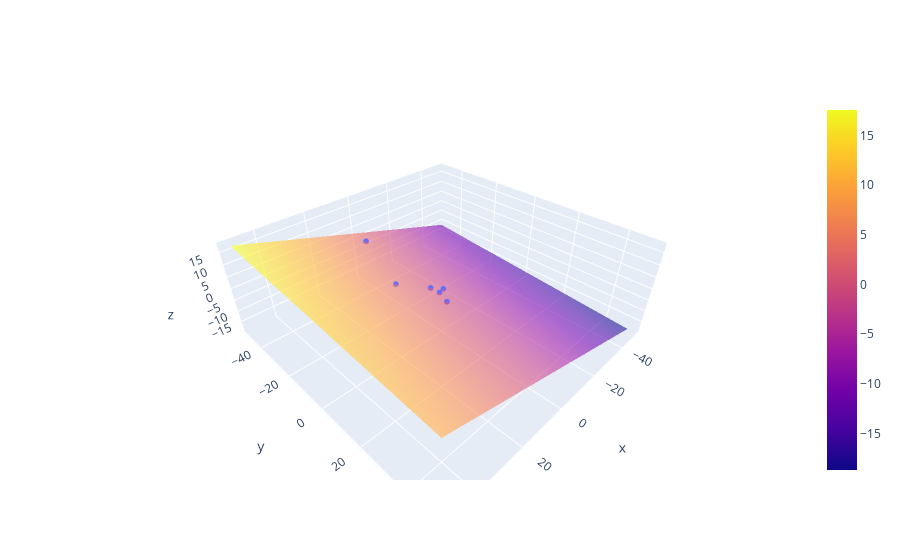

Notebook cell for this chart:
### Code cell
import numpy as np
import torch
import nerfstudio.utils.math 
import itertools
import math
from dataclasses import dataclass
from typing import Literal, Tuple

import torch
from jaxtyping import Bool, Float
from torch import Tensor

from nerfstudio.data.scene_box import OrientedBox
import plotly.graph_objects as go

def safe_normalize(
    vectors: Float[Tensor, "*batch_dim N"],
    eps: float = 1e-10,
) -> Float[Tensor, "*batch_dim N"]:
    """Normalizes vectors.

    Args:
        vectors: Vectors to normalize.
        eps: Epsilon value to avoid division by zero.

    Returns:
        Normalized vectors.
    """
    return vectors / (torch.norm(vectors, dim=-1, keepdim=True) + eps)

def intersect_plane(
    plane_coefficients,     
    origins: torch.Tensor,
    directions: torch.Tensor,
):
    a = plane_coefficients[0]
    b = plane_coefficients[1]
    c = plane_coefficients[2]
    d = plane_coefficients[3]
    normal = torch.Tensor([a,b,c])
    normal = safe_normalize(normal)     #get plane normal
    point = torch.Tensor([0,0,-d/c])
    t = torch.inner((point - origins),normal)/torch.inner(directions,normal)
    return t

object_tensor_aabb= [1,2,3]
rays_o = torch.Tensor([[1,2,3],[0,0,0],[0,1,2],[2,-1,3],[5,7,1],[3,6,9]])
rays_d = torch.Tensor([[0,-1,0],[3,1,2],[-1,0,1],[-1,2,3],[5,1,6],[-2,3,1]])
plane_coefficients = np.load('plane_coefficients.npy')
a = plane_coefficients[0]
b = plane_coefficients[1]
c = plane_coefficients[2]
d = plane_coefficients[3]
t_plane = intersect_plane(plane_coefficients, rays_o, rays_d)
print(t_plane.shape)
print(rays_o.shape)
points = (rays_o.T + rays_d.T * t_plane).T
scatter = go.Scatter3d(x=points[:,0], y=points[:,1], z=points[:,2], mode='markers', marker=dict(size=2))
xx, yy = np.meshgrid(np.linspace(-50, 50, 100), np.linspace(-50, 50, 100))
zz = (-a * xx - b * yy - d) / c
plane = go.Surface(x=xx, y = yy, z = zz, opacity=0.6)
fig = go.Figure(data=[scatter,plane])

fig.show()

### Figure 1 — Plotly figure (JSON) as saved in the notebook; plotly's stock layout.template omitted (floating-point values rounded to 4 significant figures; data arrays with more than 128 entries replaced by an {"elided": "..."} marker saying what was removed)
{"data": [{"marker": {"size": 2}, "mode": "markers", "type": "scatter3d", "x": [1, -1.363, 2.049, 2.846, 4.277, 13.17], "y": [-42.27, -0.4543, 1, -2.691, 6.855, -9.259], "z": [3, -0.9087, -0.0491, 0.4634, 0.1326, 3.914]}, {"opacity": 0.6, "type": "surface", "x": {"elided": "100x100 float values"}, "y": {"elided": "100x100 float values"}, "z": {"elided": "100x100 float values"}}], "layout": {}}
